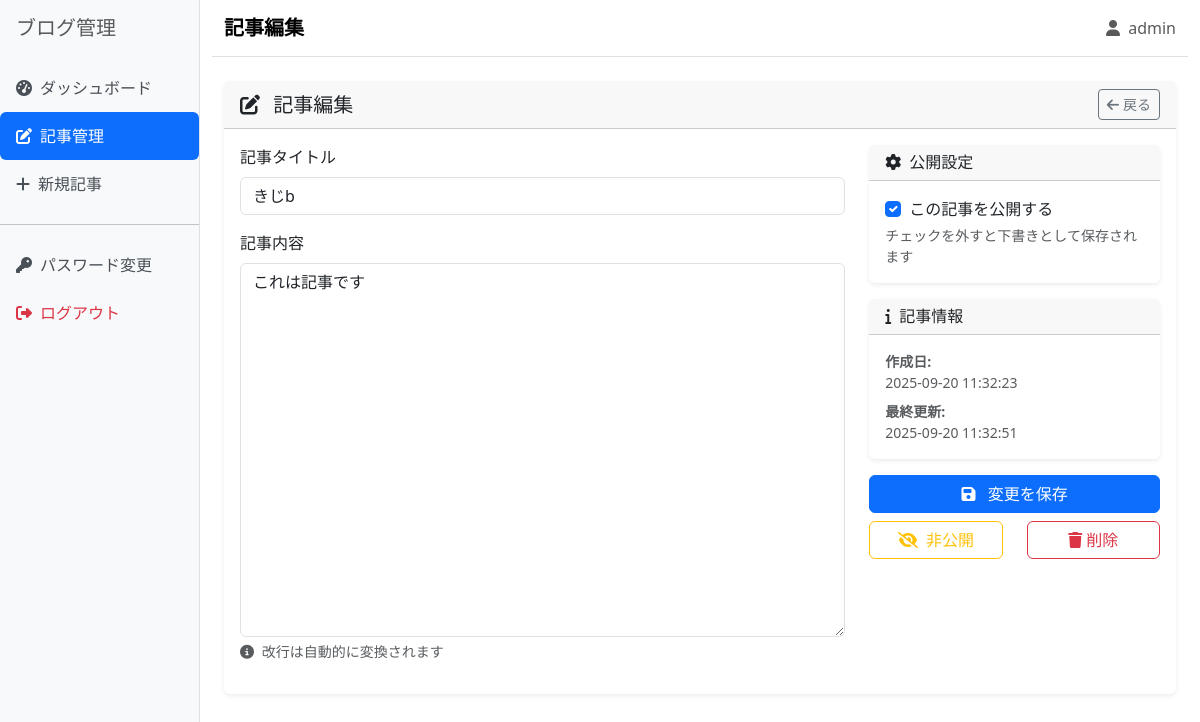
Page /admin/post/2/edit (signed in) on the committed database.
### app.py (models this page shows, shortened)
class Post(db.Model):
    __tablename__ = 'posts'
    id = db.Column(db.Integer, primary_key=True)
    title = db.Column(db.String(200), nullable=False)
    content = db.Column(db.Text, nullable=False)
    created_at = db.Column(db.DateTime, default=datetime.now)
    updated_at = db.Column(db.DateTime, default=datetime.now, onupdate=datetime.now)
    is_published = db.Column(db.Boolean, default=False)

### app.py (the view, shortened to what this page needs)
@app.route('/admin/post/<int:post_id>/edit', methods=['GET', 'POST'])
@login_required
def admin_post_edit(post_id):
    post = Post.query.get_or_404(post_id)
    post_tuple = (
        post.id,
        post.title,
        post.content,
        post.created_at.strftime('%Y-%m-%d %H:%M:%S'),
        post.updated_at.strftime('%Y-%m-%d %H:%M:%S'),
        post.is_published
    )
    return render_template('admin/post_form.html', post=post_tuple, action='編集')

### app.py (called while the page is built)
def login_required(f):
    @wraps(f)
    def decorated_function(*args, **kwargs):
        if 'admin_logged_in' not in session:
            flash('ログインが必要です', 'error')
            return redirect(url_for('login'))
        return f(*args, **kwargs)
    return decorated_function

### templates/admin/post_form.html (shortened to what this page needs)
{% extends "admin/base.html" %}
{% block page_title %}記事{{ action }}{% endblock %}
{% block content %}
<div class="row">
    <div class="col-12">
        <div class="card">
            <div class="card-header d-flex justify-content-between align-items-center">
                <h5 class="mb-0">
                    <i class="fas fa-{{ 'plus' if action == '作成' else 'edit' }} me-2"></i>
                    記事{{ action }}
                </h5>
                <a href="{{ url_for('admin_posts') }}" class="btn btn-outline-secondary btn-sm">
                    <i class="fas fa-arrow-left me-1"></i>戻る
                </a>
            </div>
            <div class="card-body">
                <form method="POST">
                    <div class="row">
                        <div class="col-md-8">
                            <div class="mb-3">
                                <label for="title" class="form-label">記事タイトル</label>
                                <input type="text"
                                       class="form-control"
                                       id="title"
                                       name="title"
                                       value="{{ post[1] if post else '' }}"
                                       required
                                       placeholder="記事のタイトルを入力してください">
                            </div>
                            <div class="mb-3">
                                <label for="content" class="form-label">記事内容</label>
                                <textarea class="form-control"
                                          id="content"
                                          name="content"
                                          rows="15"
                                          required
                                          placeholder="記事の内容を入力してください...">{{ post[2] if post else '' }}</textarea>
                                <div class="form-text">
                                    <i class="fas fa-info-circle me-1"></i>
                                    改行は自動的に変換されます
                                </div>
                            </div>
                        </div>
                        <div class="col-md-4">
                            <div class="card mb-3">
                                <div class="card-header">
                                    <h6 class="mb-0">
                                        <i class="fas fa-cog me-2"></i>公開設定
                                    </h6>
                                </div>
                                <div class="card-body">
                                    <div class="form-check">
                                        <input class="form-check-input"
                                               type="checkbox"
                                               id="is_published"
                                               name="is_published"
                                               {{ 'checked' if post and post[5] else '' }}>
                                        <label class="form-check-label" for="is_published">
                                            この記事を公開する
                                        </label>
                                    </div>
                                    <div class="form-text">
                                        チェックを外すと下書きとして保存されます
                                    </div>
                                </div>
                            </div>
                            {% if post %}
                            <div class="card mb-3">
                                <div class="card-header">
                                    <h6 class="mb-0">
                                        <i class="fas fa-info me-2"></i>記事情報
                                    </h6>
                                </div>
                                <div class="card-body">
                                    <p class="small text-muted mb-2">
                                        <strong>作成日:</strong><br>
                                        {{ post[3] }}
                                    </p>
                                    <p class="small text-muted mb-0">
                                        <strong>最終更新:</strong><br>
                                        {{ post[4] }}
                                    </p>
                                </div>
                            </div>
                            {% endif %}
                            <div class="d-grid gap-2">
                                <button type="submit" class="btn btn-primary">
                                    <i class="fas fa-save me-2"></i>
                                    {% if action == '作成' %}記事を作成{% else %}変更を保存{% endif %}
                                </button>
                                {% if post %}
                                <div class="row">
                                    <div class="col-6">
                                        <form method="POST" action="{{ url_for('admin_post_toggle', post_id=post[0]) }}">
                                            <button type="submit"
                                                    class="btn btn-outline-{{ 'warning' if post[5] else 'success' }} w-100">
                                                <i class="fas fa-{{ 'eye-slash' if post[5] else 'eye' }} me-1"></i>
                                                {{ '非公開' if post[5] else '公開' }}
                                            </button>
                                        </form>
                                    </div>
                                    <div class="col-6">
                                        <button type="button"
                                                class="btn btn-outline-danger w-100"
                                                onclick="confirmDelete({{ post[0] }}, '{{ post[1] }}')">
                                            <i class="fas fa-trash me-1"></i>削除
                                        </button>
                                    </div>
                                </div>
                                {% endif %}
                            </div>
                        </div>
                    </div>
                </form>
            </div>
        </div>
    </div>
</div>
{% endblock %}

### templates/admin/base.html (style rules this page uses)
.card { border: none; box-shadow: 0 0.125rem 0.25rem rgba(0, 0, 0, 0.075); }

### rows in the picture
Post: title "きじb", content "これは記事です", created_at "2025-09-20 11:32:23", updated_at "2025-09-20 11:32:51", is_published "非公開"

### other values in the picture
{{ action }} "編集"
{{ session.admin_username }} "admin"
